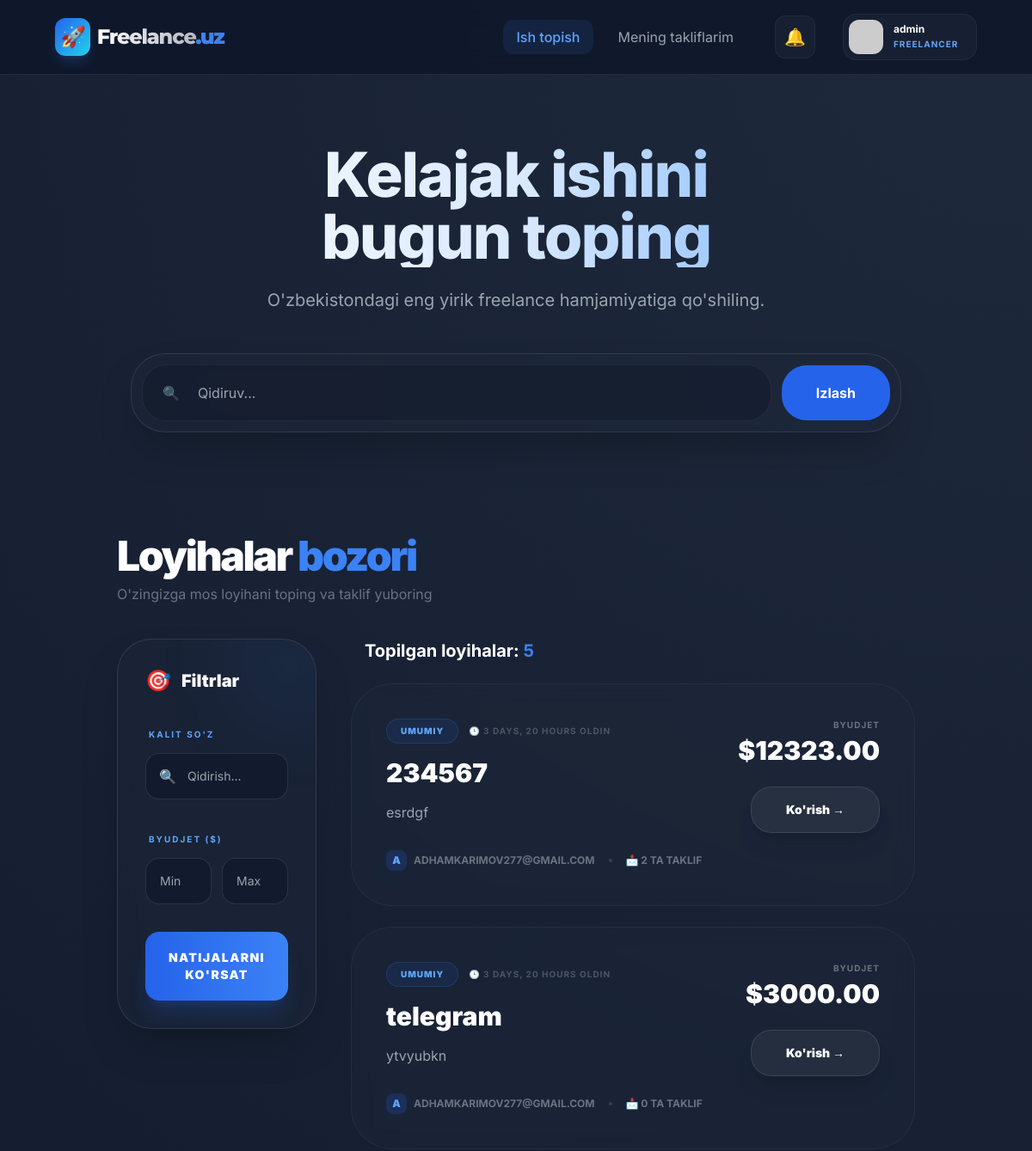
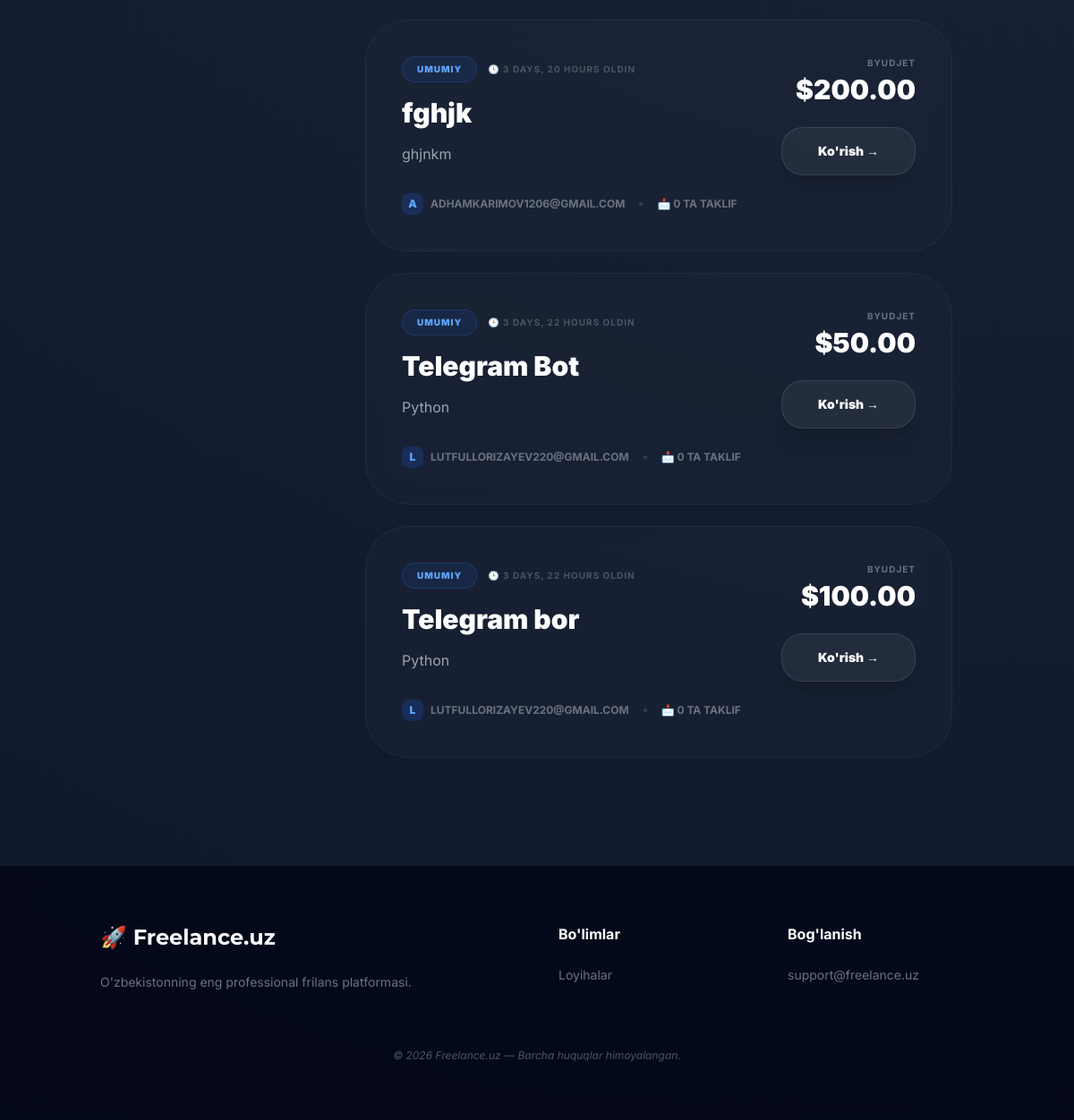
The page / (signed in) on the database its author committed (2 pictures, top to bottom).
### accounts/models.py (models this page shows, shortened)
class User(AbstractUser):
    class Role(models.TextChoices):
        CLIENT     = 'CLIENT',     'Mijoz'
        FREELANCER = 'FREELANCER', 'Frilanser'
    email     = models.EmailField(unique=True)
    full_name = models.CharField(max_length=255)
    role      = models.CharField(max_length=20, choices=Role.choices)
    avatar    = models.ImageField(upload_to='avatars/', null=True, blank=True)
    USERNAME_FIELD  = 'email'
    REQUIRED_FIELDS = ['username', 'full_name', 'role']

### marketplace/models.py (models this page shows, shortened)
class Order(models.Model):
    class Status(models.TextChoices):
        OPEN           = 'OPEN',           'Ochiq'
        IN_NEGOTIATION = 'IN_NEGOTIATION', 'Kelishilmoqda'
        IN_PROGRESS    = 'IN_PROGRESS',    'Jarayonda'
        COMPLETED      = 'COMPLETED',      'Tugatilgan'
        DELAYED        = 'DELAYED',        'Kechikkan'
        CANCELLED      = 'CANCELLED',      'Bekor qilingan'
    client         = models.ForeignKey(
        settings.AUTH_USER_MODEL,
        on_delete=models.CASCADE,
        related_name='orders'
    )
    assigned_freelancer = models.ForeignKey(
        settings.AUTH_USER_MODEL,
        on_delete=models.SET_NULL,
        null=True, blank=True,
        related_name='assigned_orders'
    )
    title          = models.CharField(max_length=255)
    description    = models.TextField()
    initial_budget = models.DecimalField(max_digits=12, decimal_places=2)
    final_price    = models.DecimalField(max_digits=12, decimal_places=2, null=True, blank=True)
    status         = models.CharField(max_length=20, choices=Status.choices, default=Status.OPEN)
    deadline       = models.DateTimeField(null=True, blank=True)
    tags           = models.ManyToManyField(Tag, blank=True, related_name='orders')
    created_at     = models.DateTimeField(auto_now_add=True)
    updated_at     = models.DateTimeField(auto_now=True)
    class Meta:
        ordering = ['-created_at']

### marketplace/views.py (the view)
# urls.py: path('', views.OrderListView.as_view(), name='order_list'),
class OrderListView(View):
    def get(self, request):
        orders = Order.objects.filter(
            status__in=[Order.Status.OPEN, Order.Status.IN_NEGOTIATION]
        ).select_related('client').prefetch_related('tags', 'chat_rooms__offers')
        query = request.GET.get('q', '').strip()
        if query:
            orders = orders.filter(
                Q(title__icontains=query) | Q(description__icontains=query)
            )
        tag_id = request.GET.get('tag')
        if tag_id:
            orders = orders.filter(tags__id=tag_id)
        min_budget = request.GET.get('min_budget')
        max_budget = request.GET.get('max_budget')
        if min_budget:
            orders = orders.filter(initial_budget__gte=min_budget)
        if max_budget:
            orders = orders.filter(initial_budget__lte=max_budget)
        for order in orders:
            order.total_offers = sum(
                room.offers.count() for room in order.chat_rooms.all()
            )
        tags = Tag.objects.all()
        context = {
            'orders': orders,
            'tags': tags,
            'query': query,
            'selected_tag': tag_id,
        }
        return render(request, 'marketplace/order_list.html', context)

### templates/marketplace/order_list.html (shortened to what this page needs)
{% extends 'base.html' %}
{% block content %}
<div class="container mx-auto px-4 md:px-6">
    <div class="mb-10">
        <h1 class="text-3xl md:text-5xl font-black text-white tracking-tighter">
            Loyihalar <span class="text-blue-500">bozori</span>
        </h1>
        <p class="text-gray-500 mt-2">O'zingizga mos loyihani toping va taklif yuboring</p>
    </div>
    <div class="flex flex-col lg:flex-row gap-10">
        <aside class="w-full lg:w-1/4">
            <div class="glass-card p-8 rounded-[2.5rem] sticky top-28 shadow-2xl overflow-hidden relative group border border-white/10">
                <div class="absolute -top-10 -right-10 w-32 h-32 bg-blue-600/10 blur-[50px] rounded-full group-hover:bg-blue-600/20 transition-all"></div>
                <h3 class="text-xl font-black text-white mb-8 flex items-center gap-3">
                    <span class="text-blue-500 text-2xl">🎯</span> Filtrlar
                </h3>
                <form method="GET" action="{% url 'marketplace:order_list' %}" class="space-y-8">
                    <div class="space-y-3">
                        <label class="text-[10px] font-bold text-blue-400 uppercase tracking-[0.2em] ml-1">Kalit so'z</label>
                        <div class="relative">
                            <span class="absolute left-4 top-1/2 -translate-y-1/2 text-gray-500">🔍</span>
                            <input type="text" name="q" value="{{ request.GET.q|default:'' }}" placeholder="Qidirish..."
                                   class="w-full bg-slate-900/60 border border-white/10 p-4 pl-12 rounded-2xl text-white text-sm outline-none focus:border-blue-500/50 transition-all">
                        </div>
                    </div>
                    <div class="space-y-3">
                        <label class="text-[10px] font-bold text-blue-400 uppercase tracking-[0.2em] ml-1">Byudjet ($)</label>
                        <div class="flex items-center gap-3">
                            <input type="number" name="min_budget" value="{{ request.GET.min_budget }}" placeholder="Min" class="w-1/2 bg-slate-900/60 border border-white/10 p-4 rounded-2xl text-white text-sm outline-none focus:border-blue-500/50">
                            <input type="number" name="max_budget" value="{{ request.GET.max_budget }}" placeholder="Max" class="w-1/2 bg-slate-900/60 border border-white/10 p-4 rounded-2xl text-white text-sm outline-none focus:border-blue-500/50">
                        </div>
                    </div>
                    <button type="submit" class="w-full bg-gradient-to-r from-blue-600 to-blue-500 hover:from-blue-500 hover:to-blue-400 text-white font-black py-5 rounded-2xl shadow-xl shadow-blue-600/20 transition-all active:scale-95 text-sm uppercase tracking-widest">
                        Natijalarni ko'rsat
                    </button>
                </form>
            </div>
        </aside>
        <div class="flex-1 space-y-6">
            {% if orders %}
                <div class="flex justify-between items-center px-4 mb-2">
                    <h2 class="text-xl font-bold text-white">Topilgan loyihalar: <span class="text-blue-500">{{ orders.count }}</span></h2>
                </div>
                {% for order in orders %}
                    <div class="glass-card p-6 md:p-10 rounded-[3rem] group hover:bg-slate-800/60 transition-all border border-white/5 hover:border-blue-500/30">
                        <div class="flex flex-col md:flex-row justify-between items-start gap-8">
                            <div class="flex-1 space-y-4">
                                <div class="flex items-center gap-3">
                                    <span class="bg-blue-600/10 text-blue-400 text-[10px] font-black px-4 py-1.5 rounded-full border border-blue-500/20 uppercase tracking-widest">
                                        {{ order.tags.first.name|default:"Umumiy" }}
                                    </span>
                                    <span class="text-gray-600 text-[10px] font-bold uppercase tracking-widest">
                                        🕒 {{ order.created_at|timesince }} oldin
                                    </span>
                                </div>
                                <h2 class="text-2xl md:text-3xl font-black text-white group-hover:text-blue-400 transition-colors leading-tight">
                                    {{ order.title }}
                                </h2>
                                <p class="text-gray-400 line-clamp-2 text-sm md:text-base leading-relaxed">
                                    {{ order.description }}
                                </p>
                                <div class="flex items-center gap-4 pt-4">
                                    <div class="flex items-center gap-2">
                                        <div class="w-6 h-6 rounded-lg bg-blue-600/20 flex items-center justify-center text-blue-400 font-black text-xs">
                                            {{ order.client.username|slice:":1"|upper }}
                                        </div>
                                        <span class="text-xs text-gray-500 font-bold uppercase">
                                            {{ order.client.get_full_name|default:order.client.username }}
                                        </span>
                                    </div>
                                    <div class="h-1 w-1 bg-gray-700 rounded-full"></div>
                                    <span class="text-xs text-gray-500 font-bold uppercase">
                                        📩 {{ order.total_offers }} ta taklif
                                    </span>
                                </div>
                            </div>
                            <div class="w-full md:w-auto flex flex-row md:flex-col justify-between items-center md:items-end gap-6 border-t md:border-t-0 border-white/5 pt-6 md:pt-0">
                                <div class="text-left md:text-right">
                                    <p class="text-[10px] font-bold text-gray-500 uppercase tracking-widest mb-1">Byudjet</p>
                                    <span class="text-3xl font-black text-white">
                                        ${{ order.initial_budget }}
                                    </span>
                                </div>
                                <a href="{% url 'marketplace:order_detail' order.id %}"
                                   class="bg-white/5 border border-white/10 text-white px-10 py-4 rounded-[1.5rem] font-black text-sm hover:bg-blue-600 hover:border-blue-600 transition-all shadow-xl hover:shadow-blue-600/20 whitespace-nowrap">
                                    Ko'rish →
                                </a>
                            </div>
                        </div>
                    </div>
                {% endfor %}
            {% endif %}
        </div>
    </div>
</div>
{% endblock %}

### templates/base.html (shortened to what this page needs)
<!DOCTYPE html>
<html lang="uz">
<head>
    <script src="https://cdn.tailwindcss.com"></script>
</head>
<body class="bg-[#0f172a]">
{% if request.user.is_authenticated %}
{% load notification_tags %}
{% get_unread_notifications request.user as unread_notifs %}
{% get_unread_count request.user as unread_count %}
{% endif %}
<nav class="glass-nav px-6 md:px-16 py-4 flex justify-between items-center sticky top-0 z-50">
    <a href="/" class="logo-font text-2xl font-extrabold tracking-tighter flex items-center gap-2 group">
        <span class="bg-gradient-to-br from-blue-600 to-cyan-400 text-white p-1.5 rounded-xl shadow-lg shadow-blue-500/20 group-hover:rotate-12 transition-transform">🚀</span>
        <span class="bg-clip-text text-transparent bg-gradient-to-r from-white to-gray-400">
            Freelance<span class="text-blue-500">.uz</span>
        </span>
    </a>
    <div class="flex items-center gap-4 md:gap-8">
        {% if request.user.is_authenticated %}
            <div class="hidden lg:flex items-center gap-3">
                {% if request.user.role == "CLIENT" %}
                    <a href="{% url 'marketplace:order_list' %}" class="px-4 py-2 text-blue-400 bg-blue-500/10 rounded-xl font-medium">Barcha buyurtmalar</a>
                    <a href="{% url 'marketplace:my_orders' %}" class="px-4 py-2 text-gray-400 hover:text-white transition">Loyihalarim</a>
                    <a href="{% url 'marketplace:order_create' %}" class="ml-4 bg-blue-600 hover:bg-blue-50 text-white px-5 py-2 rounded-xl font-bold shadow-lg shadow-blue-600/20 transition-all active:scale-95">+ Yangi loyiha</a>
                {% else %}
                    <a href="{% url 'marketplace:order_list' %}" class="px-4 py-2 text-blue-400 bg-blue-500/10 rounded-xl font-medium">Ish topish</a>
                    <a href="{% url 'chat:my_offers' %}" class="px-4 py-2 text-gray-400 hover:text-white transition">Mening takliflarim</a>
                {% endif %}
            </div>
            <div class="relative">
                <button onclick="toggleNotif()" class="p-2.5 rounded-xl bg-slate-800/50 hover:bg-slate-700 transition relative border border-white/5">
                    <span class="text-xl">🔔</span>
                </button>
            </div>
            <div class="relative">
                <button onclick="toggleElement('profileDropdown')" class="flex items-center gap-3 p-1.5 pr-4 rounded-2xl bg-slate-800/50 hover:bg-slate-700 border border-white/5 transition">
                    <img src="{% if request.user.avatar %}{{ request.user.avatar.url }}{% else %}https://ui-avatars.com/api/?name={{ request.user.full_name }}&background=2563eb&color=fff{% endif %}" class="w-10 h-10 rounded-xl object-cover">
                    <div class="hidden md:block text-left">
                        <p class="text-xs font-bold text-white truncate w-20 leading-none mb-1">{{ request.user.full_name|truncatechars:12 }}</p>
                        <p class="text-[10px] text-blue-400 uppercase font-bold tracking-widest">{{ request.user.role }}</p>
                    </div>
                </button>
            </div>
        {% endif %}
    </div>
</nav>
<main class="flex-grow">
    {% if request.path == '/' %}
    <section class="relative py-20 px-6 overflow-hidden">
        <div class="container mx-auto max-w-5xl text-center relative z-10">
            <h1 class="text-5xl md:text-7xl font-extrabold mb-6 tracking-tight bg-clip-text text-transparent bg-gradient-to-r from-white via-blue-100 to-blue-400">
                Kelajak ishini <br> bugun toping
            </h1>
            <p class="text-gray-400 text-lg md:text-xl max-w-2xl mx-auto mb-12">
                O'zbekistondagi eng yirik freelance hamjamiyatiga qo'shiling.
            </p>
            <div class="glass-card p-3 rounded-[2.5rem] shadow-2xl border border-white/10 max-w-4xl mx-auto">
                <form method="GET" action="{% url 'marketplace:order_list' %}" class="flex flex-col lg:flex-row items-center gap-3">
                    <div class="relative flex-grow w-full">
                        <span class="absolute left-6 top-1/2 -translate-y-1/2 opacity-50">🔍</span>
                        <input type="text" name="q" placeholder="Qidiruv..." class="w-full bg-slate-900/40 border border-white/5 py-5 pl-16 pr-6 rounded-[1.8rem] text-white outline-none focus:ring-2 focus:ring-blue-500/30">
                    </div>
                    <button type="submit" class="w-full lg:w-auto bg-blue-600 hover:bg-blue-500 text-white font-bold px-10 py-5 rounded-[1.8rem] transition-all active:scale-95">Izlash</button>
                </form>
            </div>
        </div>
    </section>
    {% endif %}
    <div class="container mx-auto px-6 py-10">
        {% block content %}{% endblock %}
    </div>
</main>
<footer class="bg-slate-950/80 backdrop-blur-md border-t border-white/5 py-16 mt-20">
    <div class="container mx-auto px-6 grid grid-cols-1 md:grid-cols-4 gap-12 text-center md:text-left">
        <div class="col-span-1 md:col-span-2">
            <a href="/" class="logo-font text-2xl font-bold text-white mb-6 block">🚀 Freelance.uz</a>
            <p class="text-gray-500 text-sm max-w-sm mx-auto md:mx-0">O'zbekistonning eng professional frilans platformasi.</p>
        </div>
        <div>
            <h4 class="text-white font-bold mb-6">Bo'limlar</h4>
            <ul class="text-gray-500 text-sm space-y-3">
                <li><a href="{% url 'marketplace:order_list' %}" class="hover:text-blue-400 transition">Loyihalar</a></li>
            </ul>
        </div>
        <div>
            <h4 class="text-white font-bold mb-6">Bog'lanish</h4>
            <p class="text-gray-500 text-sm">support@freelance.uz</p>
        </div>
    </div>
    <div class="text-center mt-16 text-gray-600 text-xs italic">
        © 2026 Freelance.uz — Barcha huquqlar himoyalangan.
    </div>
</footer>
</body>
</html>

### rows shown on the page
User: user.full_name "admin", user.role "FREELANCER"
Order: tags.first.name "UMUMIY", created_at "3 DAYS, 20 HOURS", title "234567", description "esrdgf", client.username "A", client.get_full_name "ADHAMKARIMOV277@GMAIL.COM", total_offers "2", initial_budget "12323.00"
Order: tags.first.name "UMUMIY", created_at "3 DAYS, 20 HOURS", title "telegram", description "ytvyubkn", client.username "A", client.get_full_name "ADHAMKARIMOV277@GMAIL.COM", total_offers "0", initial_budget "3000.00"
Order: tags.first.name "UMUMIY", created_at "3 DAYS, 20 HOURS", title "fghjk", description "ghjnkm", client.username "A", client.get_full_name "ADHAMKARIMOV1206@GMAIL.COM", total_offers "0", initial_budget "200.00"
Order: tags.first.name "UMUMIY", created_at "3 DAYS, 22 HOURS", title "Telegram Bot", description "Python", client.username "L", client.get_full_name "LUTFULLORIZAYEV220@GMAIL.COM", total_offers "0", initial_budget "50.00"
Order: tags.first.name "UMUMIY", created_at "3 DAYS, 22 HOURS", title "Telegram bor", description "Python", client.username "L", client.get_full_name "LUTFULLORIZAYEV220@GMAIL.COM", total_offers "0", initial_budget "100.00"

### other values the page prints
{{ orders.count }} "5"
